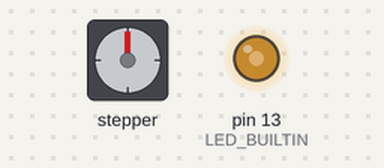
The sketch below on a simulated Arduino Uno, built with avr-gcc and run on an emulated ATmega328P. Parts: stepper motor, output pins drawn as LEDs (lit = HIGH). Wiring (inferred from the names in the program): stepper motor driver (200 steps per turn assumed): step pin 6; direction pin 7; enable pin 5. Pins used as bus, display or sensor lines are not drawn.

Above: at 0.15 s.
At 10.05 s:
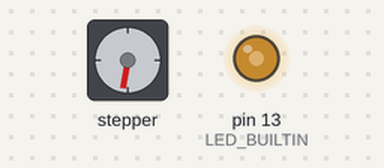
At 19.96 s:
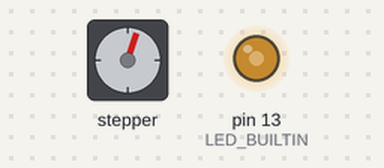
At 39.77 s:
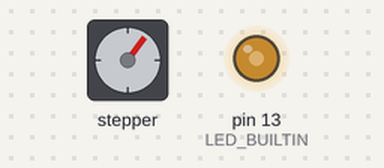
Timing chart, 0 to 40.0 s (numbered marks = the images above):
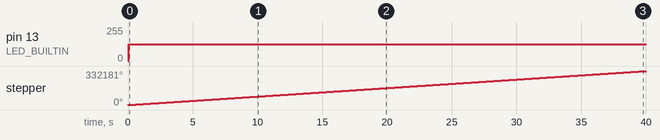

The sketch:

stepper_drive_step_dir_test.ino
```cpp
/*
Initial testing of Trinamic stepper driver (TMC2208) silent step stick.  Goal of this
test is to successfully drive a stepper motor with the most basic software possible.
*/
#define enable_pin 5
#define step_pin 6
#define dir_pin 7
#define step_period 100  // in microseconds

void setup() {
  // intitize pins
  pinMode(enable_pin, OUTPUT);
  pinMode(step_pin, OUTPUT);
  pinMode(dir_pin, OUTPUT);
  pinMode(LED_BUILTIN, OUTPUT);

  // enable motor
  digitalWrite(enable_pin, LOW);

  // set direction
  digitalWrite(dir_pin, HIGH);
}

// the loop function runs over and over again forever
void loop() {
  digitalWrite(step_pin, HIGH);
  digitalWrite(LED_BUILTIN, HIGH);
  delayMicroseconds(step_period);
  digitalWrite(step_pin, LOW);
  digitalWrite(LED_BUILTIN, LOW);
  delayMicroseconds(step_period);
}
```

Measured:
- by itself, pin 13 (LED_BUILTIN): 0/255 → 127/255 at 0.04 s
- by itself, stepper: keeps turning clockwise at about 8305°/s
